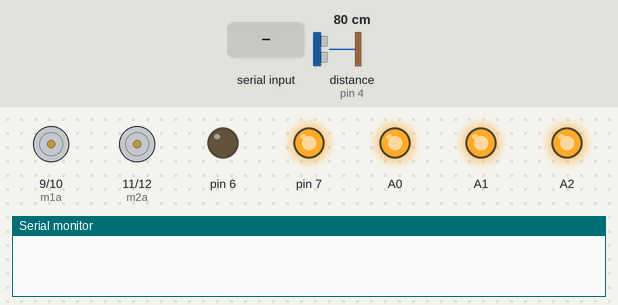
Bench run of a sketch on a simulated Arduino Uno, built with avr-gcc and run on an emulated ATmega328P. On the bench: motor-driver pin pairs drawn as motors (green arrow = first pin HIGH = forward, orange = second pin HIGH = backward, longer = more drive), output pins drawn as LEDs (lit = HIGH), the last lines printed to the serial monitor. The inputs (shaded band) are chosen by the test bench; at power-on: distance to the obstacle (sensor on pin 4) 80 cm. The echo pulse lasts 58.3 µs per cm.

Above: at 1.2 s.
1.3 s: "F" received over Serial
At 1.9 s:
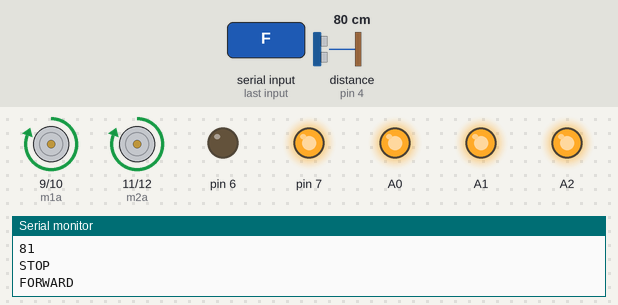
2.8 s: "B" received over Serial
At 3.1 s:
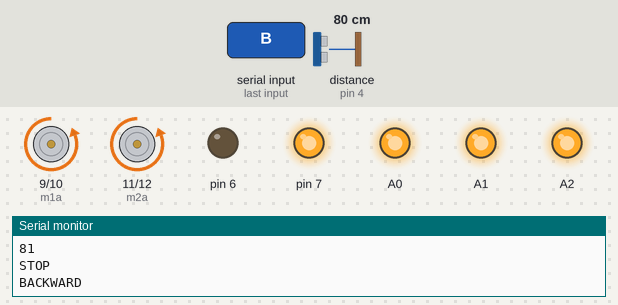
4.3 s: byte 87 ('W') received over Serial
At 5.4 s:
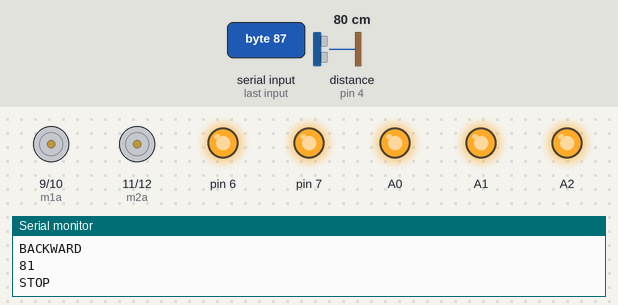
5.8 s: "L" received over Serial
At 6.6 s:
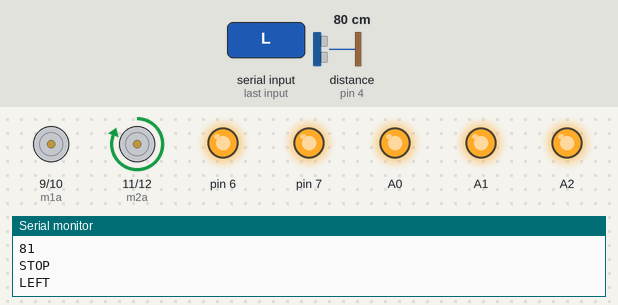
7.3 s: "R" received over Serial
At 7.7 s:
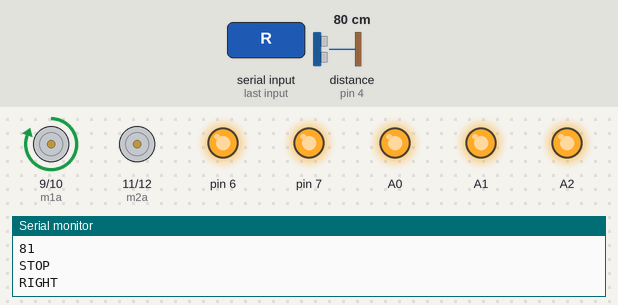
8.8 s: "J" received over Serial
At 10.1 s:
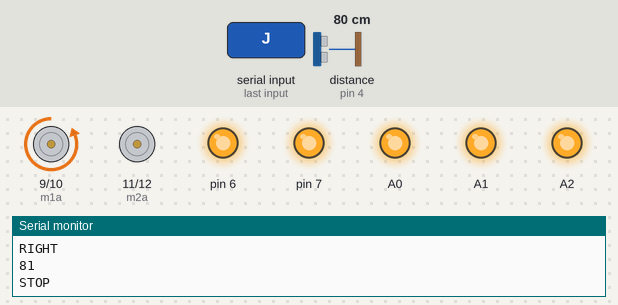
Timing chart, 0 to 11.3 s (numbered marks = the images above; inputs shaded):
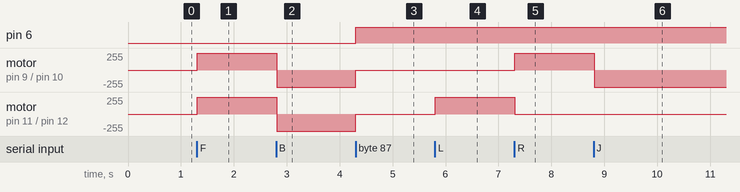

Measured:
- after the input at 1.3 s, motor on pin 9 (m1a) / pin 10 (m1b), motor on pin 11 (m2a) / pin 12 (m2b): stopped → forward 255/255 at once
- after the input at 2.8 s, motor on pin 9 (m1a) / pin 10 (m1b), motor on pin 11 (m2a) / pin 12 (m2b): forward 255/255 → backward 255/255 at once
- after the input at 4.3 s, pin 6: LOW → HIGH at once; motor on pin 9 (m1a) / pin 10 (m1b), motor on pin 11 (m2a) / pin 12 (m2b): backward 255/255 → stopped at once
- after the input at 5.8 s, motor on pin 11 (m2a) / pin 12 (m2b): stopped → forward 255/255 at once
- after the input at 7.3 s, motor on pin 9 (m1a) / pin 10 (m1b): stopped → forward 255/255 at once; motor on pin 11 (m2a) / pin 12 (m2b): forward 255/255 → stopped at once
- after the input at 8.8 s, motor on pin 9 (m1a) / pin 10 (m1b): forward 255/255 → backward 255/255 at once

The sketch:

robotics_final_code.ino
```cpp
#include <Arduino.h>
#include <NewPing.h>

#define echoPin 4 // attach pin D2 Arduino to pin Echo of HC-SR04
#define trigPin 3 // attach pin D3 Arduino to pin Trig of HC-SR04
#define spoint 103
#define MAX_DISTANCE 200

int m1a = 9;
int m1b = 10;
int m2a = 11;
int m2b = 12;

NewPing sonar(trigPin, echoPin, MAX_DISTANCE);

char command;

void setup()
{
    Serial.begin(9600);
    pinMode(A0, OUTPUT);
    analogWrite(A0, 1023);
    pinMode(A1, OUTPUT);
    analogWrite(A1, 1023);
    pinMode(A2, OUTPUT);
    analogWrite(A2, 1023);
    pinMode(m1a, OUTPUT); // Digital pin 10 set as output Pin
    pinMode(m1b, OUTPUT); // Digital pin 11 set as output Pin
    pinMode(m2a, OUTPUT); // Digital pin 12 set as output Pin
    pinMode(m2b, OUTPUT); // Digital pin 13 set as output Pin
    pinMode(7, OUTPUT);
    digitalWrite(7, HIGH);
    pinMode(6, OUTPUT);
    digitalWrite(6, LOW);
}

void loop()
{
    if (Serial.available() > 0)
    {
        int distance = sonarPing();

        Serial.println(distance);

        command = Serial.read();

        if (distance <= 20)
        {
            command = 'S';
            backward();
        }
        else
        {
            // command = Serial.read();
            stop();
            switch (command)
            {
            case 'F':
                forward();
                break;
            case 'B':
                backward();
                break;
            case 'L':
                leftmove();
                break;
            case 'R':
                rightmove();
                break;
            case 'I':
                forwardRight();
                break;
            case 'J':
                backwardRight();
                break;
            case 'G':
                forwardLeft();
                break;
            case 'H':
                backwardRight();
                break;
            case 'X':
                digitalWrite(7, LOW);
                break;
            case 'x':
                digitalWrite(7, HIGH);
                break;
            case 'W':
                digitalWrite(6, HIGH);
                break;
            case 'w':
                digitalWrite(6, LOW);
                break;
            }
        }
    }
}

int sonarPing()
{
    int distance = sonar.ping_cm();
    if (distance == 0)
    {
        distance = 250;
    }
    return distance;
}

void forward()
{
    Serial.println("FORWARD");
    digitalWrite(m1a, HIGH);
    digitalWrite(m1b, LOW);
    digitalWrite(m2a, HIGH);
    digitalWrite(m2b, LOW);
}

/**
 * @brief Function to move rover in backward direction
 *
 */
void backward()
{
    Serial.println("BACKWARD");
    digitalWrite(m1a, LOW);
    digitalWrite(m1b, HIGH);
    digitalWrite(m2a, LOW);
    digitalWrite(m2b, HIGH);
}

/**
 * @brief Function to move rover in right direction
 *
 */
void rightmove()
{
    Serial.println("RIGHT");
    digitalWrite(m1a, HIGH);
    digitalWrite(m1b, LOW);
    digitalWrite(m2a, LOW);
    digitalWrite(m2b, LOW);
}

/**
 * @brief Function to move rover in left direction
 *
 */
void leftmove()
{
    Serial.println("LEFT");
    digitalWrite(m1a, LOW);
    digitalWrite(m1b, LOW);
    digitalWrite(m2a, HIGH);
    digitalWrite(m2b, LOW);
}

/**
 * @brief Function to moke the robot stop
 *
 */
void stop()
{
    Serial.println("STOP");
    digitalWrite(m1a, LOW);
    digitalWrite(m1b, LOW);
    digitalWrite(m2a, LOW);
    digitalWrite(m2b, LOW);
}

/**
 * @brief Function to move rover in forward right direction
 *
 */
void forwardRight()
{
    digitalWrite(m1a, HIGH);
    digitalWrite(m1b, LOW);
    digitalWrite(m2a, LOW);
    digitalWrite(m2b, LOW);
}

/**
 * @brief Function to move rover in backward right direction
 *
 */
void backwardRight()
{
    digitalWrite(m1a, LOW);
    digitalWrite(m1b, HIGH);
    digitalWrite(m2a, LOW);
    digitalWrite(m2b, LOW);
}

/**
 * @brief Function to move rover in forward left direction
 *
 */
void forwardLeft()
{
    digitalWrite(m1a, LOW);
    digitalWrite(m1b, LOW);
    digitalWrite(m2a, HIGH);
    digitalWrite(m2b, LOW);
}

/**
 * @brief Function to move rover in backward left direction
 *
 */
void backwardLeft()
{
    digitalWrite(m1a, LOW);
    digitalWrite(m1b, LOW);
    digitalWrite(m2a, LOW);
    digitalWrite(m2b, HIGH);
}
```
